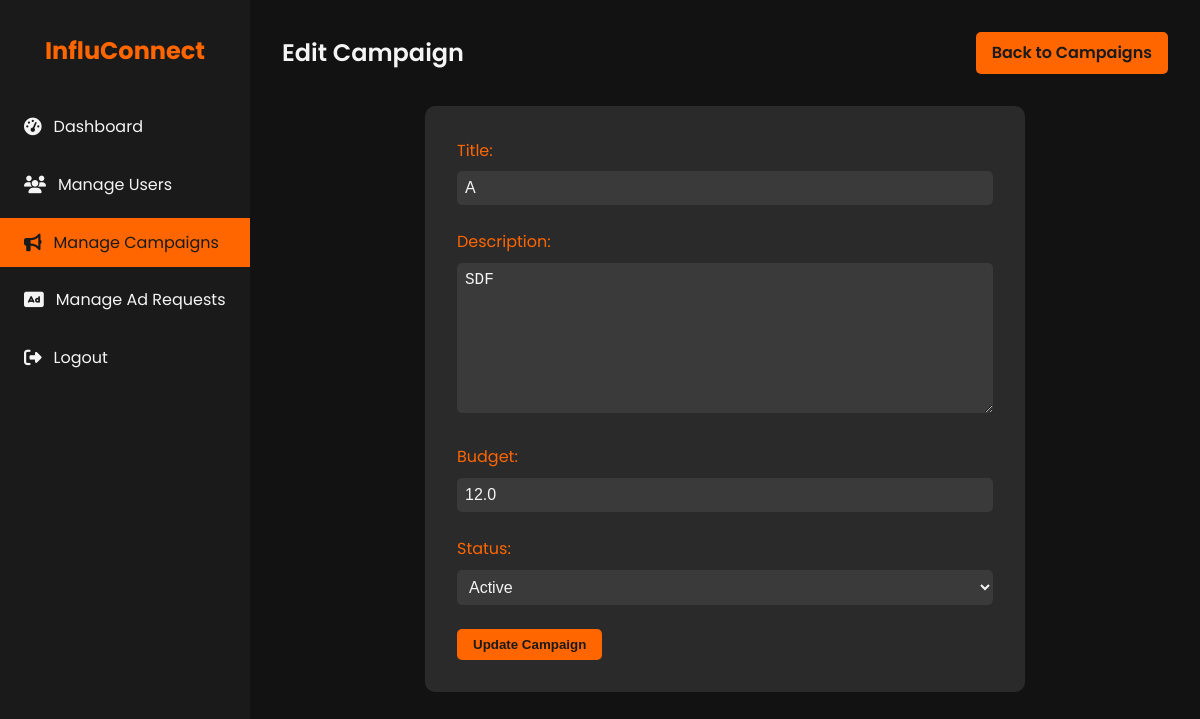
Screenshot of /admin/campaigns/1/edit (signed in) with the database file from the repository.
### models.py (models this page shows, shortened)
class Campaign(db.Model):
    id = db.Column(db.Integer, primary_key=True)
    sponsor_id = db.Column(db.Integer, db.ForeignKey('sponsor.id', ondelete='SET NULL'), nullable=True)
    title = db.Column(db.String(120), nullable=False)
    company_name= db.Column(db.String(120), nullable=False)
    description = db.Column(db.Text)
    budget = db.Column(db.Float)
    category = db.Column(db.String(120))
    status = db.Column(db.String(50), nullable=False)  # active, completed, flagged
    start_date = db.Column(db.DateTime)
    end_date = db.Column(db.DateTime)
    is_public = db.Column(db.Boolean, default=True)
    sponsor = db.relationship('Sponsor', backref=db.backref('campaigns', lazy=True, cascade='all, delete-orphan'))

### app.py (the view, shortened to what this page needs)
    @app.route('/admin/campaigns/<int:campaign_id>/edit', methods=['GET', 'POST'])
    @login_required
    @admin_required
    def admin_campaign_edit(campaign_id):
        campaign = Campaign.query.get_or_404(campaign_id)
        return render_template('admin_campaign_edit.html', campaign=campaign)

### templates/admin_campaign_edit.html (shortened to what this page needs)
<!DOCTYPE html>
<html lang="en">
<head>
    <link rel="stylesheet" href="https://cdnjs.cloudflare.com/ajax/libs/font-awesome/6.1.1/css/all.min.css">
</head>
<body>
    <div class="dashboard">
        <aside class="sidebar">
            <div class="logo">
                <h1>InfluConnect</h1>
            </div>
            <nav>
                <ul class="nav-menu">
                    <li class="nav-item">
                        <a href="{{ url_for('admin_dashboard') }}" class="nav-link">
                            <i class="fas fa-tachometer-alt"></i> Dashboard
                        </a>
                    </li>
                    <li class="nav-item">
                        <a href="{{ url_for('admin_users') }}" class="nav-link">
                            <i class="fas fa-users"></i> Manage Users
                        </a>
                    </li>
                    <li class="nav-item">
                        <a href="{{ url_for('admin_campaigns') }}" class="nav-link active">
                            <i class="fas fa-bullhorn"></i> Manage Campaigns
                        </a>
                    </li>
                    <li class="nav-item">
                        <a href="{{ url_for('admin_ad_requests') }}" class="nav-link">
                            <i class="fas fa-ad"></i> Manage Ad Requests
                        </a>
                    </li>
                    <li class="nav-item">
                        <a href="{{ url_for('logout') }}" class="nav-link">
                            <i class="fas fa-sign-out-alt"></i> Logout
                        </a>
                    </li>
                </ul>
            </nav>
        </aside>
        <main class="main-content">
            <header class="header">
                <h1 class="welcome-text">Edit Campaign</h1>
                <a href="{{ url_for('admin_campaigns') }}" class="btn">Back to Campaigns</a>
            </header>
            <form class="edit-form" action="{{ url_for('admin_campaign_edit', campaign_id=campaign.id) }}" method="post">
                <div class="form-group">
                    <label for="title">Title:</label>
                    <input type="text" id="title" name="title" value="{{ campaign.title }}" required>
                </div>
                <div class="form-group">
                    <label for="description">Description:</label>
                    <textarea id="description" name="description" required>{{ campaign.description }}</textarea>
                </div>
                <div class="form-group">
                    <label for="budget">Budget:</label>
                    <input type="number" id="budget" name="budget" value="{{ campaign.budget }}" step="0.01" required>
                </div>
                <div class="form-group">
                    <label for="status">Status:</label>
                    <select id="status" name="status">
                        <option value="active" {% if campaign.status == 'active' %}selected{% endif %}>Active</option>
                    </select>
                </div>
                <button type="submit" class="btn">Update Campaign</button>
            </form>
        </main>
    </div>
</body>
</html>

### templates/admin_campaign_edit.html (style rules this page uses)
:root { --primary-color: #1a1a1a; --secondary-color: #ff6600; --text-color: #f4f4f4; --bg-color: #121212; --card-bg-color: #2a2a2a; --hover-color: #ff8533; --input-bg-color: #3a3a3a; }
* { margin: 0; padding: 0; box-sizing: border-box; }
body { font-family: 'Poppins', sans-serif; line-height: 1.6; color: var(--text-color); background-color: var(--bg-color); }
.dashboard { display: flex; min-height: 100vh; }
.sidebar { width: 250px; background-color: var(--primary-color); padding: 2rem 0; position: fixed; height: 100vh; overflow-y: auto; }
.logo { text-align: center; margin-bottom: 2rem; }
.logo h1 { color: var(--secondary-color); font-size: 1.5rem; }
.nav-menu { list-style-type: none; }
.nav-item { margin-bottom: 0.5rem; }
.nav-link { display: flex; align-items: center; padding: 0.75rem 1.5rem; color: var(--text-color); text-decoration: none; transition: all 0.3s ease; }
.nav-link:hover, .nav-link.active { background-color: var(--secondary-color); color: var(--primary-color); }
.nav-link i { margin-right: 0.75rem; font-size: 1.1rem; }
.main-content { flex-grow: 1; margin-left: 250px; padding: 2rem; }
.header { display: flex; justify-content: space-between; align-items: center; margin-bottom: 2rem; }
.welcome-text { font-size: 1.5rem; font-weight: 600; }
.btn { background-color: var(--secondary-color); color: var(--primary-color); padding: 0.5rem 1rem; border: none; border-radius: 5px; cursor: pointer; font-weight: 600; transition: all 0.3s ease; text-decoration: none; display: inline-block; }
.edit-form { background-color: var(--card-bg-color); border-radius: 10px; padding: 2rem; max-width: 600px; margin: 0 auto; }
.form-group { margin-bottom: 1.5rem; }
.form-group label { display: block; margin-bottom: 0.5rem; color: var(--secondary-color); }
.form-group input, .form-group select, .form-group textarea { width: 100%; padding: 0.5rem; border-radius: 5px; border: none; background-color: var(--input-bg-color); color: var(--text-color); font-size: 1rem; }
.form-group textarea { height: 150px; resize: vertical; }

### rows the page displays
Campaign: title "A", description "SDF", budget "12.0", status "Active"
